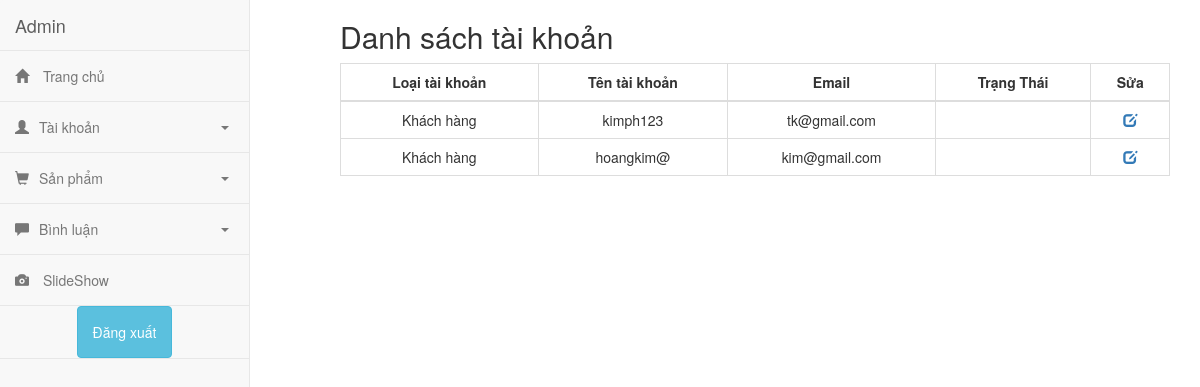
Page /banhang/Admin/listaccount.php on the committed database.
### tables this page shows
CREATE TABLE `nguoidung` (
  `HoTen` varchar(50) NOT NULL,
  `Emai` varchar(255) NOT NULL,
  `TenTaiKhoan` varchar(50) NOT NULL,
  `MatKhau` varchar(50) NOT NULL,
  `TrangThai` tinyint(1) NOT NULL,
  `LoaiTaiKhoan` int NOT NULL
);

### banhang/Admin/listaccount.php (the view)
<?php include 'header.php' ?>
<?php include '../config.php'; ?>
<?php
    $sqldanhsachtaikhoan = "SELECT * FROM nguoidung";
    $ketquadanhsachtaikhoan = $conn->query($sqldanhsachtaikhoan);
?>
        <h2>Danh sách tài khoản</h2>
        <table class="table table-bordered table-hover danhsachsanpham" style="text-align: center;">
            <thead>
                <tr>
                    <th style="text-align: center;">Loại tài khoản</th>
                    <th style="text-align: center;">Tên tài khoản</th>
                    <th style="text-align: center;">Email</th>
                    <th style="text-align: center;">Trạng Thái</th>
                    <th style="text-align: center;">Sửa</th>
                </tr>
            </thead>
            <tbody>
                <?php
                    if($ketquadanhsachtaikhoan->num_rows > 0){
                        while($row = $ketquadanhsachtaikhoan->fetch_assoc()){
                ?>
                    <tr>
                    <?php
                        $loaitk = "";
                        if($row["LoaiTaiKhoan"] == 0)
                            $loaitk = "Khách hàng";
                        else
                             $loaitk = "Admin";
                    ?>
                        <td><?= $loaitk ?></td>
                        <td><?= $row["TenTaiKhoan"] ?></td>
                        <td><?= $row["Emai"] ?></td>
                    <?php
                        $trangthai = "";
                        if($row["TrangThai"] == 1)
                            $trangthai = "";
                        else
                            $trangthai = "Bị cấm";
                    ?>
                        <td><?= $trangthai ?></td>
                    <?php
                        $url = "xuly_trangthaitaikhoan.php?tentaikhoan=" .$row["TenTaiKhoan"]."&trangthai=".$row["TrangThai"];
                    ?>
                        <td><a href="<?= $url ?>" ID="btnSuaSPLink" CssClass="btn btn-success btn-xs"><span class="glyphicon glyphicon-edit"></span></a></td>
                    </tr>
                <?php
                        }
                    }
                ?>
            </tbody>
        </table>
<?php include 'footer.php' ?>

### banhang/Admin/cssAdmin.css (style rules this page uses)
body { font-family: sans-serif; font-size: 1.2em; }

### rows in the picture
nguoidung: LoaiTaiKhoan "Khách hàng", TenTaiKhoan "kimph123", Emai "tk@gmail.com"
nguoidung: LoaiTaiKhoan "Khách hàng", TenTaiKhoan "hoangkim@", Emai "kim@gmail.com"
